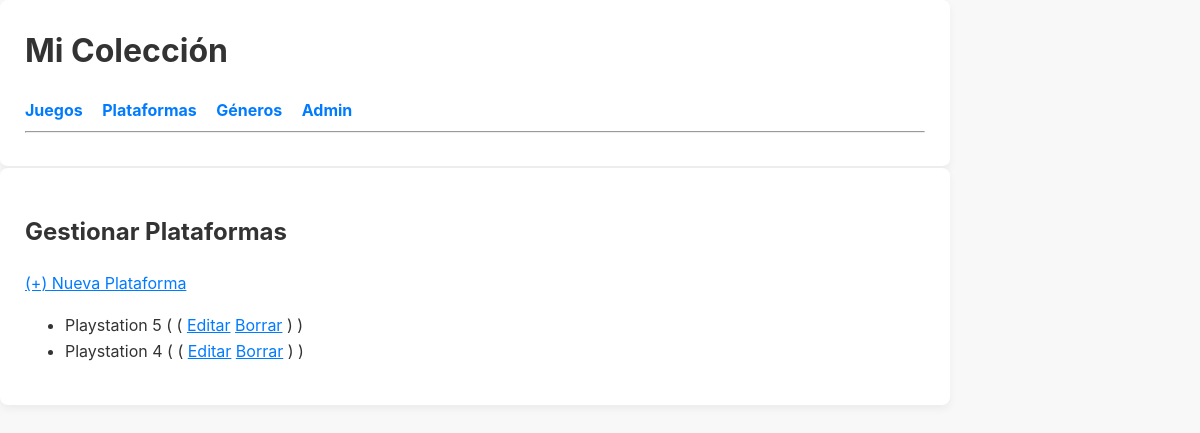
Page /coleccion/plataformas/ on the earlier database version.
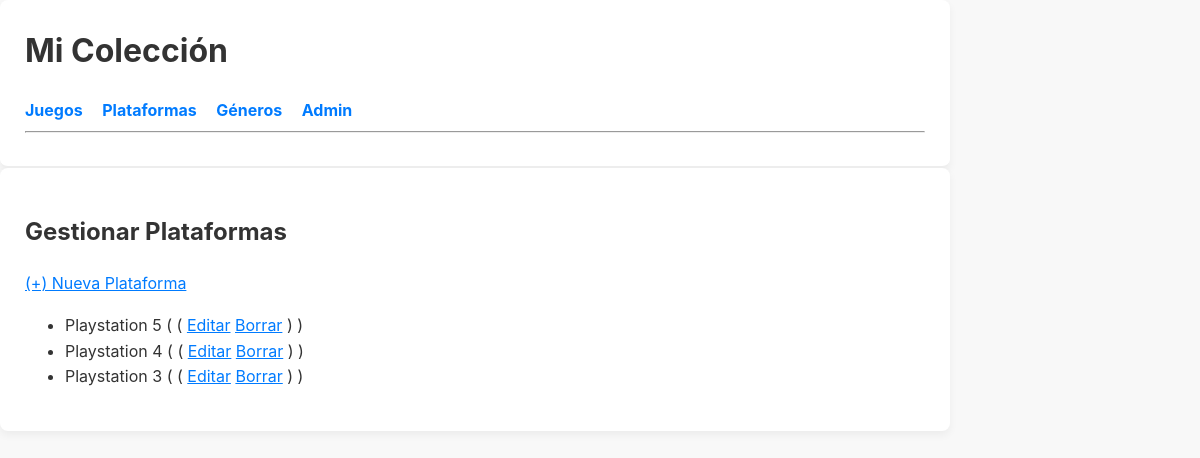
Same page on the later database version.
### coleccion/models.py (models this page shows, shortened)
class Plataforma(models.Model):
    nombre = models.CharField(max_length=100)

### coleccion/views.py (the view)
# urls.py: path('plataformas/', PlataformaListView.as_view(), name='lista_plataformas'),
class PlataformaListView(ListView):
    model = Plataforma
    template_name= 'coleccion/lista_plataformas.html'
    context_object_name = 'plataformas'

### templates/coleccion/lista_plataformas.html
{% extends 'base.html' %}
{% block content %}
    <h2>Gestionar Plataformas</h2>
    <a href="{% url 'plataforma_nueva' %}">(+) Nueva Plataforma</a>
    <ul>{% for plataforma in plataformas %}
        <li>
            {{ plataforma.nombre }}
            (
                (
            <a href="{% url 'plataforma_editar' plataforma.pk %}">Editar</a>
            <a href="{% url 'plataforma_borrar' plataforma.pk %}">Borrar</a>
        )
            )
        </li>
        {% empty %}
            <p>No hay plataformas.</p>
        {% endfor %}
    </ul>
{% endblock content %}

Differences in the rows shown:
added Plataforma: nombre "Playstation 3"
